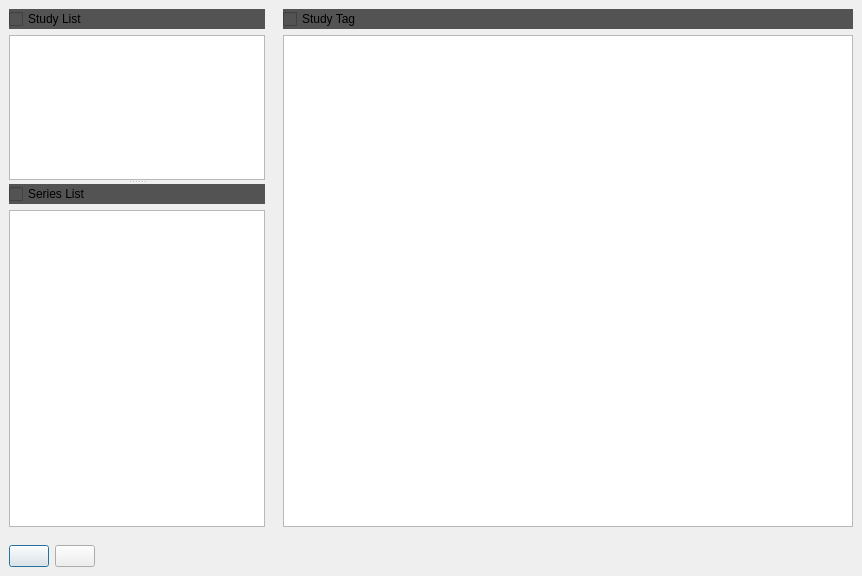
<?xml version="1.0" encoding="UTF-8"?>
<ui version="4.0">
 <class>DicomEditDialog</class>
 <widget class="QDialog" name="DicomEditDialog">
  <property name="geometry">
   <rect>
    <x>0</x>
    <y>0</y>
    <width>862</width>
    <height>576</height>
   </rect>
  </property>
  <property name="windowTitle">
   <string>Dialog</string>
  </property>
  <layout class="QVBoxLayout" name="verticalLayout">
   <property name="spacing">
    <number>0</number>
   </property>
   <property name="leftMargin">
    <number>0</number>
   </property>
   <property name="topMargin">
    <number>0</number>
   </property>
   <property name="rightMargin">
    <number>0</number>
   </property>
   <property name="bottomMargin">
    <number>0</number>
   </property>
   <item>
    <widget class="QWidget" name="widget_3" native="true">
     <layout class="QHBoxLayout" name="horizontalLayout">
      <property name="spacing">
       <number>0</number>
      </property>
      <property name="leftMargin">
       <number>0</number>
      </property>
      <property name="topMargin">
       <number>0</number>
      </property>
      <property name="rightMargin">
       <number>0</number>
      </property>
      <property name="bottomMargin">
       <number>0</number>
      </property>
      <item>
       <widget class="QWidget" name="widget_4" native="true">
        <layout class="QVBoxLayout" name="verticalLayout_5">
         <item>
          <widget class="QSplitter" name="splitter">
           <property name="orientation">
            <enum>Qt::Vertical</enum>
           </property>
           <widget class="QWidget" name="widget_5" native="true">
            <property name="sizePolicy">
             <sizepolicy hsizetype="Preferred" vsizetype="Preferred">
              <horstretch>0</horstretch>
              <verstretch>1</verstretch>
             </sizepolicy>
            </property>
            <layout class="QVBoxLayout" name="verticalLayout_3">
             <item>
              <widget class="QCheckBox" name="m_chkStudy">
               <property name="styleSheet">
                <string notr="true">QCheckBox {
    background-color : #535353;
}

QCheckBox:hover {
    background-color : #484848;
}	

QCheckBox::indicator {
    image: url(:/Resource/Images/deepcatch/arrow_close_d.png);
}

QCheckBox::indicator:hover {
    image: url(:/Resource/Images/deepcatch/arrow_close_h.png);
}

QCheckBox::indicator:checked {
    image: url(:/Resource/Images/deepcatch/arrow_open_d.png);
}

QCheckBox::indicator:checked:hover {
    image: url(:/Resource/Images/deepcatch/arrow_open_h.png);
}</string>
               </property>
               <property name="text">
                <string>Study List</string>
               </property>
              </widget>
             </item>
             <item>
              <widget class="QListWidget" name="m_listDicomStudy"/>
             </item>
            </layout>
           </widget>
           <widget class="QWidget" name="widget_6" native="true">
            <property name="sizePolicy">
             <sizepolicy hsizetype="Preferred" vsizetype="Preferred">
              <horstretch>0</horstretch>
              <verstretch>2</verstretch>
             </sizepolicy>
            </property>
            <layout class="QVBoxLayout" name="verticalLayout_2">
             <item>
              <widget class="QCheckBox" name="m_chkSeries">
               <property name="styleSheet">
                <string notr="true">QCheckBox {
    background-color : #535353;
}

QCheckBox:hover {
    background-color : #484848;
}	

QCheckBox::indicator {
    image: url(:/Resource/Images/deepcatch/arrow_close_d.png);
}

QCheckBox::indicator:hover {
    image: url(:/Resource/Images/deepcatch/arrow_close_h.png);
}

QCheckBox::indicator:checked {
    image: url(:/Resource/Images/deepcatch/arrow_open_d.png);
}

QCheckBox::indicator:checked:hover {
    image: url(:/Resource/Images/deepcatch/arrow_open_h.png);
}</string>
               </property>
               <property name="text">
                <string>Series List</string>
               </property>
              </widget>
             </item>
             <item>
              <widget class="QListWidget" name="m_listDicomSeries"/>
             </item>
            </layout>
           </widget>
          </widget>
         </item>
        </layout>
       </widget>
      </item>
      <item>
       <widget class="QWidget" name="widget" native="true">
        <layout class="QVBoxLayout" name="verticalLayout_4">
         <item>
          <widget class="QCheckBox" name="m_chkDicomTagList">
           <property name="styleSheet">
            <string notr="true">QCheckBox {
    background-color : #535353;
}

QCheckBox:hover {
    background-color : #484848;
}	

QCheckBox::indicator {
    image: url(:/Resource/Images/deepcatch/arrow_close_d.png);
}

QCheckBox::indicator:hover {
    image: url(:/Resource/Images/deepcatch/arrow_close_h.png);
}

QCheckBox::indicator:checked {
    image: url(:/Resource/Images/deepcatch/arrow_open_d.png);
}

QCheckBox::indicator:checked:hover {
    image: url(:/Resource/Images/deepcatch/arrow_open_h.png);
}</string>
           </property>
           <property name="text">
            <string>Study Tag</string>
           </property>
          </widget>
         </item>
         <item>
          <widget class="QTableWidget" name="m_tableStudyTAG"/>
         </item>
        </layout>
       </widget>
      </item>
     </layout>
    </widget>
   </item>
   <item alignment="Qt::AlignLeft">
    <widget class="QWidget" name="widget_2" native="true">
     <property name="sizePolicy">
      <sizepolicy hsizetype="Preferred" vsizetype="Fixed">
       <horstretch>0</horstretch>
       <verstretch>0</verstretch>
      </sizepolicy>
     </property>
     <layout class="QHBoxLayout" name="horizontalLayout_2">
      <item>
       <widget class="QPushButton" name="m_btnSave">
        <property name="text">
         <string/>
        </property>
       </widget>
      </item>
      <item>
       <widget class="QPushButton" name="m_btnCancel">
        <property name="text">
         <string/>
        </property>
       </widget>
      </item>
     </layout>
    </widget>
   </item>
  </layout>
 </widget>
 <resources>
  <include location="../MainWindow.qrc"/>
 </resources>
 <connections/>
</ui>
